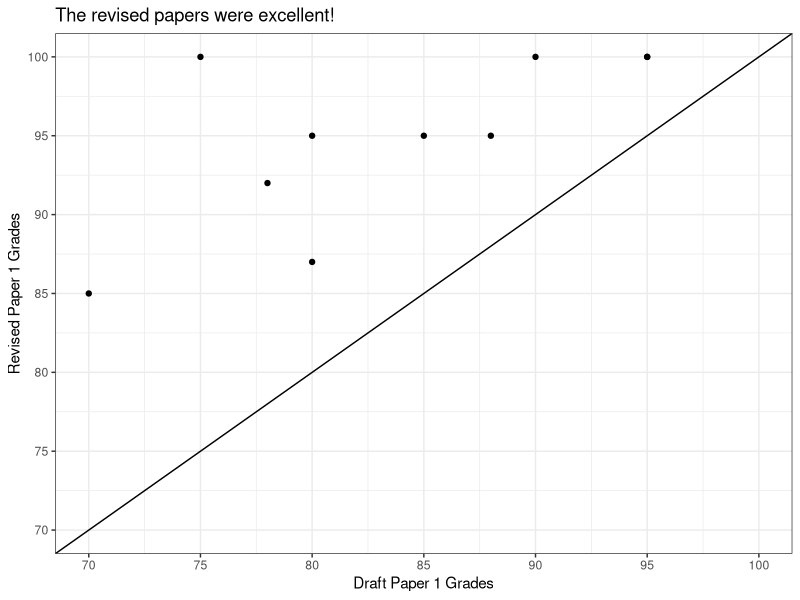

Here is the R script that generated this plot: (Note: this script raises an error after producing the figure.)
## ---- chunk 1
library(tidyverse)
library(readxl)
## ---- chunk 2
grades <- tribble(
  ~Draft, ~Draft2, ~Revised, ~Revised2,
  58, "F", 58, "F",
  95, "A", 100, "A",
  78, "C+", 92, "A-",
  95, "A", 100, "A",
  80, "B-", 95, "A",
  85, "B", 95, "A",
  70, "C-", 85, "B",
  80, "B-", 87, "B+",
  90, "A-", 100, "A",
  88, "B+", 95, "A",
  75, "C", 100, "A"
) |>
  mutate(
    Draft2_f = factor(Draft2, levels = c("F", "D-", "D", "D+", "C-", "C", "C+", "B-", "B", "B+", "A-", "A")),
    Revised2_f = factor(Revised2, levels = c("F", "D-", "D", "D+", "C-", "C", "C+", "B-", "B", "B+", "A-", "A"))
  )

# table(grades$Draft2)
# table(grades$Revised2)

# grades |>
#   ggplot(aes(x = Draft2_f)) +
#   geom_bar() +
#   theme_bw() +
#   scale_x_discrete(drop=FALSE) +
#   scale_y_continuous(limits = c(0, 8), breaks = 1:8)
# 
# grades |>
#   ggplot(aes(x = Revised2_f)) +
#   geom_bar() +
#   theme_bw() +
#   scale_x_discrete(drop=FALSE) +
#   scale_y_continuous(limits = c(0, 8), breaks = 1:8)
  

grades |>
  ggplot(aes(x = Draft, y = Revised)) +
  geom_point() +
  theme_bw() +
  scale_x_continuous(limits = c(70, 100), breaks = seq(70, 100, 5)) +
  scale_y_continuous(limits = c(70, 100), breaks = seq(70, 100, 5)) +
  geom_abline(slope = 1, intercept = 0) +
  labs(x = "Draft Paper 1 Grades", y = "Revised Paper 1 Grades",
       title = "The revised papers were excellent!")


## ---- chunk 3
knitr::include_graphics('libs/Images/12-1-consumers_v2.png')
## ---- chunk 4
knitr::include_graphics('libs/Images/12-1-manufacturing_v2.png')
## ---- chunk 5
knitr::include_graphics('libs/Images/10-1-Ostrom_Cover.jpg')
## ---- chunk 6
knitr::include_graphics('libs/Images/13-1-ostrom.jpg')
## ---- chunk 7
knitr::include_graphics('libs/Images/10-1-Ostrom_Cover2.jpg')
## ---- chunk 8
knitr::include_graphics('libs/Images/13-1-ostrom.jpg')
## ---- chunk 9
knitr::include_graphics('libs/Images/13-1-ostrom.jpg')
## ---- chunk 10
knitr::include_graphics('libs/Images/13-1-ocean.jpg')
## ---- chunk 11
knitr::include_graphics('libs/Images/13-1-cod-fish.jpg')
## ---- chunk 12
tibble(
  "Resource Systems" = c("Fishing Grounds"),
  "Resource Units" = c("Tons of fish")
) |>
  kableExtra::kbl(align = c("l", "c")) |>
  kableExtra::kable_styling(font_size = 40) |>
  kableExtra::column_spec(1, width = "13em") |>
  kableExtra::column_spec(2, width = "13em")
## ---- chunk 13
tibble(
  "Resource Systems" = c("Fishing Grounds", "Groundwater Basins", "Irrigation Canals"),
  "Resource Units" = c("Tons of fish", "Cubic meters of water", "Cubic meters of water")
) |>
  kableExtra::kbl(align = c("l", "c")) |>
  kableExtra::kable_styling(font_size = 40) |>
  kableExtra::column_spec(1, width = "13em") |>
  kableExtra::column_spec(2, width = "13em")
## ---- chunk 14
tibble(
  "Resource Systems" = c("Fishing Grounds", "Groundwater Basins", "Irrigation Canals", "Public Grazing Areas"),
  "Resource Units" = c("Tons of fish", "Cubic meters of water", "Cubic meters of water", "Tons of fodder")
) |>
  kableExtra::kbl(align = c("l", "c")) |>
  kableExtra::kable_styling(font_size = 40) |>
  kableExtra::column_spec(1, width = "13em") |>
  kableExtra::column_spec(2, width = "13em")
## ---- chunk 15
tibble(
  "Resource Systems" = c("Fishing Grounds", "Groundwater Basins", "Irrigation Canals", "Public Grazing Areas"),
  "Resource Units" = c("Tons of fish", "Cubic meters of water", "Cubic meters of water", "Tons of fodder")
) |>
  add_row(`Resource Systems` = "River", `Resource Units` = "Tons of waste absorbed") |>
  kableExtra::kbl(align = c("l", "c")) |>
  kableExtra::kable_styling(font_size = 40) |>
  kableExtra::column_spec(1, width = "13em") |>
  kableExtra::column_spec(2, width = "13em")
## ---- chunk 16
tibble(
  "Resource Systems" = c("Fishing Grounds", "Groundwater Basins", "Irrigation Canals", "Public Grazing Areas"),
  "Resource Units" = c("Tons of fish", "Cubic meters of water", "Cubic meters of water", "Tons of fodder")
) |>
  add_row(`Resource Systems` = "River", `Resource Units` = "Tons of waste absorbed") |>
  add_row(`Resource Systems` = "Parking Lot", `Resource Units` = "Parking spaces filled") |>
  #add_row(`Resource Systems` = "Bridge", `Resource Units` = "?") |>
  kableExtra::kbl(align = c("l", "c")) |>
  kableExtra::kable_styling(font_size = 40) |>
  kableExtra::column_spec(1, width = "13em") |>
  kableExtra::column_spec(2, width = "13em")
## ---- chunk 17
tibble(
  "Resource Systems" = c("Fishing Grounds", "Groundwater Basins", "Irrigation Canals", "Public Grazing Areas"),
  "Resource Units" = c("Tons of fish", "Cubic meters of water", "Cubic meters of water", "Tons of fodder")
) |>
  add_row(`Resource Systems` = "River", `Resource Units` = "Tons of waste absorbed") |>
  add_row(`Resource Systems` = "Parking Lot", `Resource Units` = "Parking spaces filled") |>
  add_row(`Resource Systems` = "Bridge", `Resource Units` = "Number of crossings") |> #
  kableExtra::kbl(align = c("l", "c")) |>
  kableExtra::kable_styling(font_size = 35) |>
  kableExtra::column_spec(1, width = "13em") |>
  kableExtra::column_spec(2, width = "13em")
